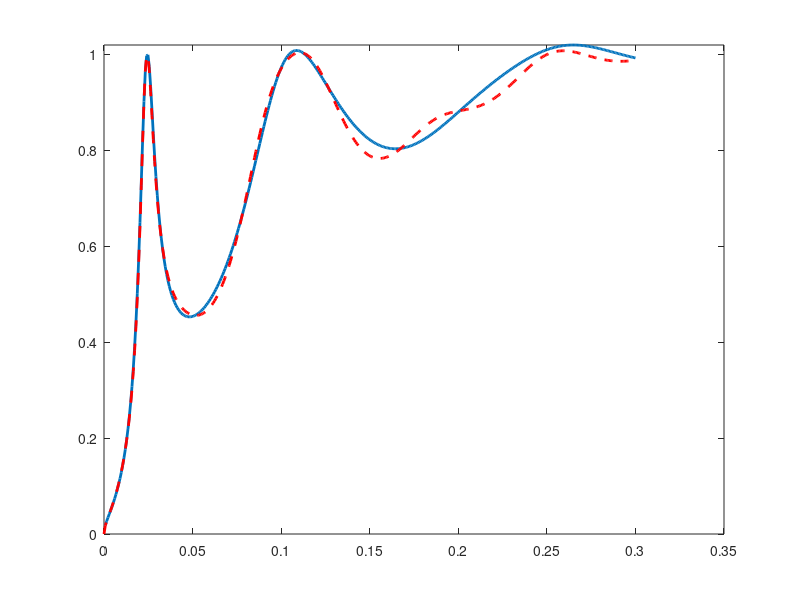

The MATLAB source for this figure:
%% This m-file calculates transmission through a 1-D structure using the
%  back tracing technique from the outgoing lead to the incoming lead.

clc;
clear all;
fig=1;

%% Set physical parameters
hbar=1.05457e-34; %Joules
eV=1.602e-19;  %Joules
m0=9.109e-31;  %kg

%% Set simulation parameters
me=0.067*m0;
dx=5e-10; %meters
nT=101; %number of mesh points in the device region including contact mesh points
x_axis=linspace(0,nT*dx,nT+1);
pot=zeros(1,nT+1); %potential energy in the device region in Joules
v_1=0.1*eV; %first barrier height
% pot(32:40)=v_1;
% pot(60:68)=v_1;

pot(37:41)=v_1;
pot(61:65)=v_1;

v_c=0.0*eV; %collector potential
v_e=0.0*eV; %emitter potential

%% Set the energy range
nE=400;
E=linspace(0.0*eV,0.3*eV,nE);
kxc=sqrt(2*me*(E-v_c)/hbar^2);

%% Set the wavefunctions and boundary condition.
Psi=zeros(nT+1,nE);
Psi(nT,:)=exp(1i*kxc*(nT-1)*dx);
Psi(nT+1,:)=exp(1i*kxc*nT*dx);

%% Back-trace the wavefunction to the injection point.
a=-hbar^2/2/me/dx^2;

for i=1:nT-1
    Psi(nT-i,:)=(2-pot(nT-i)/a+E/a).*Psi(nT-i+1,:)-Psi(nT-i+2,:);
end;

%% Calculate reflection and transmission coefficients
kxe=sqrt(2*me*(E-v_e)/hbar^2);
T1=2./(Psi(1,:)+(Psi(2,:)-Psi(1,:))./(1i*kxe*dx));
R1=T1.*(Psi(1,:)-(Psi(2,:)-Psi(1,:))./(1i*kxe*dx))/2

c1=1+exp(-1i*kxe*dx)./(1i*2*kxe*dx);
c2=1-exp(+1i*kxe*dx)./(1i*2*kxe*dx);
T2=(c1+c2)./(c2.*Psi(1,:)+Psi(2,:)./(1i*2*kxe*dx));
R2=Psi(1,:).*T2-1;

%% Plot transmission coefficient
fig=fig+1; figure(fig); hold off;
plot(E/eV,abs(T2),'LineWidth',2);
ylim([0,max(abs(T2))]);
hold on;
plot(E/eV,abs(T1),'--r','LineWidth',2);

return;

%% Plot wavefunctions
fig=fig+1;
for i=1:nE
    i
    figure(fig); hold off;
    plot(x_axis,pot/v_1,'-r','LineWidth',3); hold on;
    plot(x_axis,abs(Psi(:,i))/max(abs(Psi(:,i))),'-b','LineWidth',3);
%     pause;
end;
return;